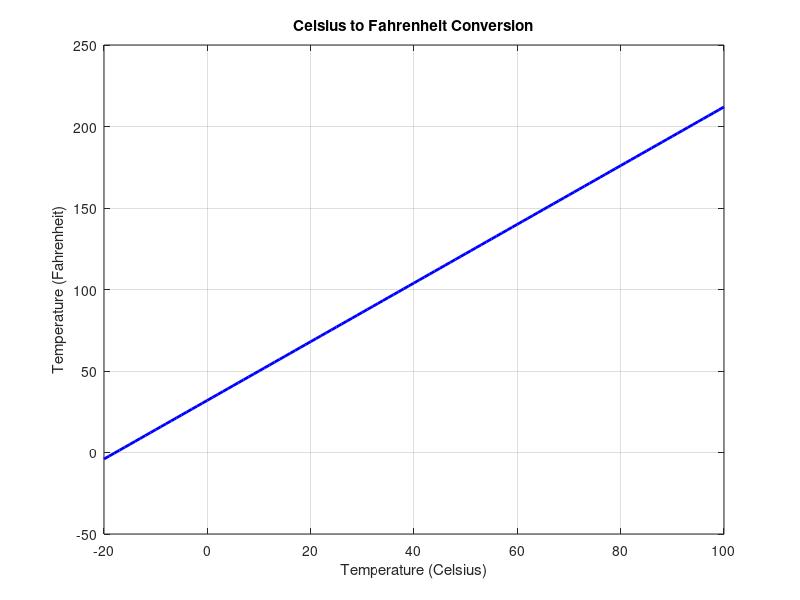

Write the MATLAB code that produced this figure.
C = -20:1:100; 
F = (9/5) * C + 32;

figure; 
plot(C, F, 'b-', 'LineWidth', 2); 
xlabel('Temperature (Celsius)'); 
ylabel('Temperature (Fahrenheit)'); 
title('Celsius to Fahrenheit Conversion'); 
grid on; 
